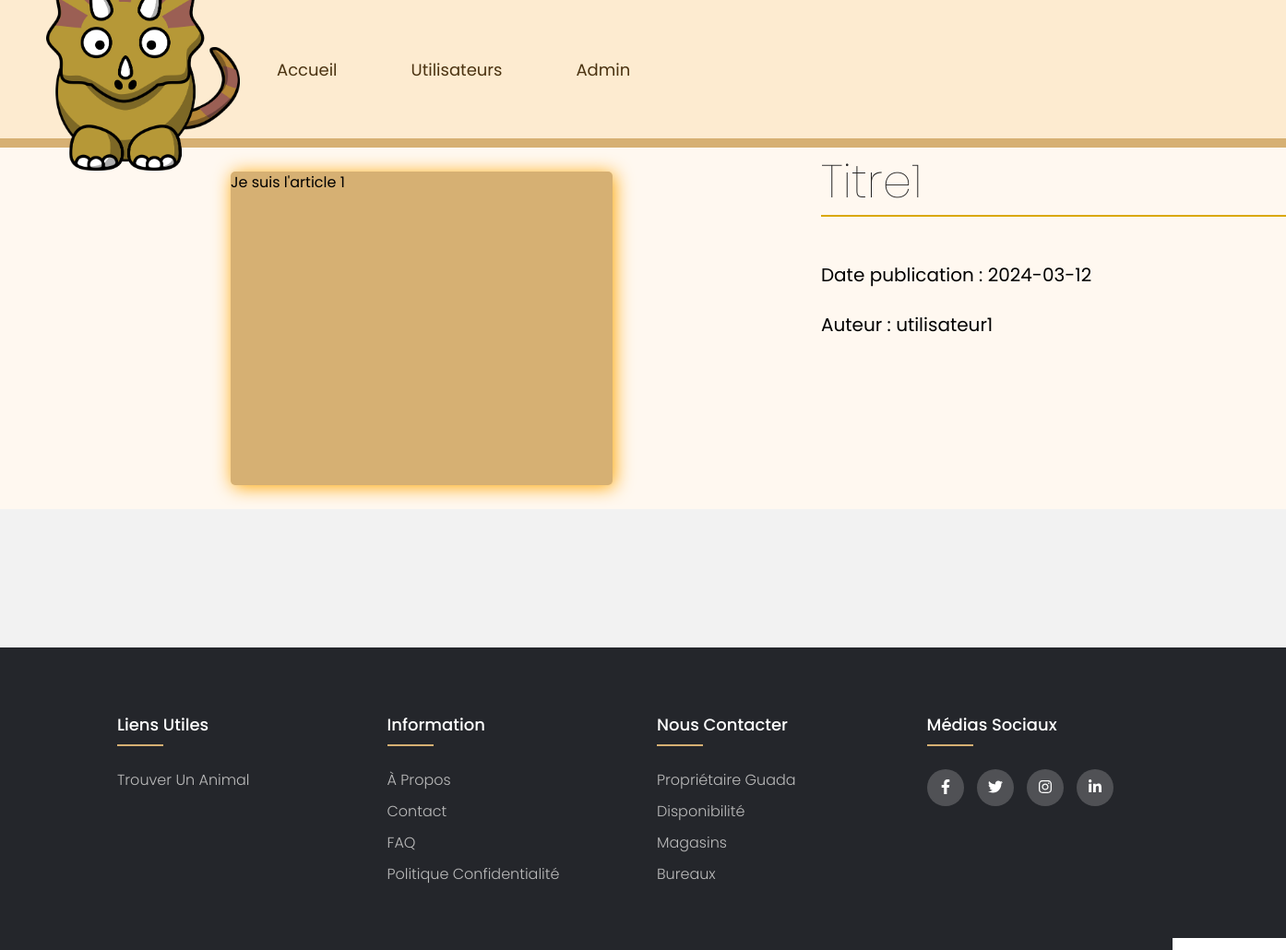
The app's page /article/1 with its own data.
### tables this page shows
CREATE TABLE Articles (
    id INT AUTO_INCREMENT PRIMARY KEY,
    titre VARCHAR(100) NOT NULL,
    auteur VARCHAR(100) NOT NULL,
    date_publication DATE NOT NULL,
    contenu TEXT NOT NULL,
    FOREIGN KEY (auteur) REFERENCES Utilisateurs(nom_utilisateur)
);

### app.py (the view)
@app.route('/article/<int:id>')
def afficher_article(id):
    db = get_db()
    article = db.get_article(id)
    if article is None:
        abort(404)
    return render_template('article.html', article=article)

### app.py (called while the page is built)
def get_db():
    db = getattr(g, '_database', None)
    if db is None:
        g._database = Database()
    return g._database

### database.py (called while the page is built)
def _build_article(result_set_item):
    article = {}
    article["id"] = result_set_item[0]
    article["titre"] = result_set_item[1]
    article["auteur"] = result_set_item[2]
    article["date_publication"] = result_set_item[3]
    article["contenu"] = result_set_item[4]
    return article

    def get_connection(self):
        if self.connection is None:
            self.connection = sqlite3.connect('db/cms.db')
        return self.connection

    def get_article(self, id):
        cursor = self.get_connection().cursor()
        query = ("SELECT id, titre, auteur, date_publication, contenu "
                "FROM Articles WHERE id = ?")
        cursor.execute(query, (id,))
        item = cursor.fetchone()
        if item is None:
            return item
        else:
            return _build_article(item)

### templates/article.html (shortened to what this page needs)
<!DOCTYPE html>
 <html lang="en">
 <head>
    <link rel="stylesheet" href="/css/indiv.css">
    <link rel="stylesheet" href="/css/footer.css">
 </head>
 <body>
   <div class="nav-head"></div>
   <section id="home" class="home-container">
      <header id="header" class="header">
        <a href="{{ url_for('index') }}"><img src="/images/illustration/trice.png" alt="Dino Logo" class="logo"></a>
        <ul class="nav-links">
            <li>
                <a href="{{ url_for('index') }}" data-text="Accueil">Accueil</a>
            </li>
            <li>
                <a href="{{ url_for('gestion_utilisateurs') }}" data-text="Utilisateurs">Utilisateurs</a>
            </li>
            <li>
                <a href="{{ url_for('admin') }}" data-text="Admin">Admin</a>
            </li>
        </ul>
      </header>
  </section>
  <section class="section-info">
    <div class="card">
      <div class="image">
       <p>{{ article.contenu }}</p>
      </div>
      </div>
    <div class="info">
      <h1 class="section-title">{{article.titre}}</h1>
      <br><br>
      <p>Date publication : {{article.date_publication}}</p>
      <br>
      <p>Auteur : {{article.auteur}}</p>
      <br>
      <br>
      </div>
      <br>
   </section>
   <div style="height: 150px; display: block; background-color: #f2f2f2;"></div>
   <footer class="footer">
    <div class="container">
        <div class="row">
            <div class="footer-col">
                <h4>Liens Utiles</h4>
                <ul>
                    <li><a href="{{ url_for('gestion_utilisateurs') }}">Trouver un animal</a></li>
                </ul>
            </div>
            <div class="footer-col">
                <h4>Information</h4>
                <ul>
                    <li><a href="#">À propos</a></li>
                    <li><a href="#">Contact</a></li>
                    <li><a href="#">FAQ</a></li>
                    <li><a href="#">Politique Confidentialité</a></li>
                </ul>
            </div>
            <div class="footer-col">
                <h4>Nous contacter</h4>
                <ul>
                    <li><a href="#">Propriétaire Guada</a></li>
                    <li><a href="#">Disponibilité</a></li>
                    <li><a href="#">Magasins</a></li>
                    <li><a href="#">Bureaux</a></li>
                </ul>
            </div>
            <div class="footer-col">
                <h4>Médias Sociaux</h4>
                <div class="social-links">
                    <a href="#"><i class="fab fa-facebook-f"></i></a>
                    <a href="#"><i class="fab fa-twitter"></i></a>
                    <a href="#"><i class="fab fa-instagram"></i></a>
                    <a href="#"><i class="fab fa-linkedin-in"></i></a>
                </div>
            </div>
        </div>
    </div>
</footer>
 </body>
 </html>

### static/css/indiv.css (style rules this page uses)
* { margin: 0; padding: 0; box-sizing: border-box; scroll-behavior: smooth; font-family: "Poppins", sans-serif; }
.home-container { min-height: 20vh; background-color: #d6b073; }
.header { position: absolute; width: 100%; height: 150px; display: flex; align-items: center; padding: 0 50px; }
.logo { width: 210px; }
.nav-links { display: flex; list-style: none; }
.nav-links li { margin: 40px; overflow: hidden; }
.nav-links a { font-size: 18px; text-decoration: none; color: #4b3311; position: relative; display: block; transition: transform 0.4s; }
.nav-links a::before { content: attr(data-text); position: absolute; top: 100%; }
.nav-head { display: block; position: absolute; top: 0; width: 100%; height: 150px; background-color: #FDEBD0; }
.card { background-color: #d6b073; max-width: 32%; display: inline-block; box-shadow: 2px 2px 20px orange; border-radius: 5px; margin: 2%; margin-left: 200px; width: 100%; }
h1 { color: rgb(38, 37, 37); }
.section-info { display: flex; min-height: 49vh; background: #fff8f0; padding: 0 50px; }
.info { margin-left: 200px; }
.info p { font-size: 20px; font-family: "Poppins", sans-serif; }
.section-title { position: relative; font-family: "Poppins", sans-serif; font-size: 50px; font-weight: 100; }
.section-title::before { content: ""; position: absolute; width: 70vh; height: 2px; background: #DAA808; bottom: 0; }

### static/css/footer.css (style rules this page uses)
body { line-height: 1.5; font-family: 'Poppins', sans-serif; }
* { margin:0; padding:0; box-sizing: border-box; }
.container { max-width: 1170px; margin:auto; }
.row { display: flex; flex-wrap: wrap; }
ul { list-style: none; }
.footer { background-color: #24262b; padding: 70px 0; }
.footer-col { width: 25%; padding: 0 15px; }
.footer-col h4 { font-size: 18px; color: #ffffff; text-transform: capitalize; margin-bottom: 35px; font-weight: 500; position: relative; }
.footer-col h4::before { content: ''; position: absolute; left:0; bottom: -10px; background-color: #d6b073; height: 2px; box-sizing: border-box; width: 50px; }
.footer-col ul li:not(:last-child) { margin-bottom: 10px; }
.footer-col ul li a { font-size: 16px; text-transform: capitalize; color: #ffffff; text-decoration: none; font-weight: 300; color: #bbbbbb; display: block; transition: all 0.3s ease; }
.footer-col .social-links a { display: inline-block; height: 40px; width: 40px; background-color: rgba(255,255,255,0.2); margin:0 10px 10px 0; text-align: center; line-height: 40px; border-radius: 50%; color: #ffffff; transition: all 0.5s ease; }

### records on screen
Articles: contenu "Je suis l'article 1", titre "Titre1", date_publication "2024-03-12", auteur "utilisateur1"
